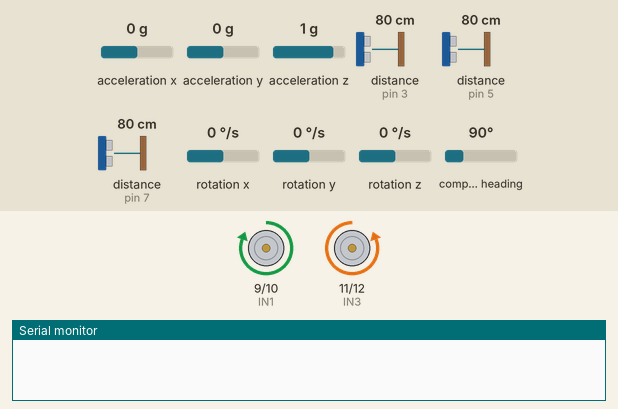
Simulated run of this sketch. Board: Arduino Uno, built with avr-gcc and run on an emulated ATmega328P. Parts: motor-driver pin pairs drawn as motors (green arrow = first pin HIGH = forward, orange = second pin HIGH = backward, longer = more drive, scaled by the enable pin), the last lines printed to the serial monitor. The inputs (shaded band) are chosen by the test bench; at power-on: distance to the obstacle (sensors on pin 3, pin 5, pin 7) 80 cm, compass heading 90°, acceleration x 0 g, acceleration y 0 g, acceleration z 1 g, rotation x 0 °/s, rotation y 0 °/s, rotation z 0 °/s. The echo pulse lasts 58.3 µs per cm.

Above: at 1.2 s.
1.3 s: distance to the obstacle (sensor on pin 3) set to 23 cm
2.8 s: distance to the obstacle (sensor on pin 3) set to 18 cm
At 5.6 s:
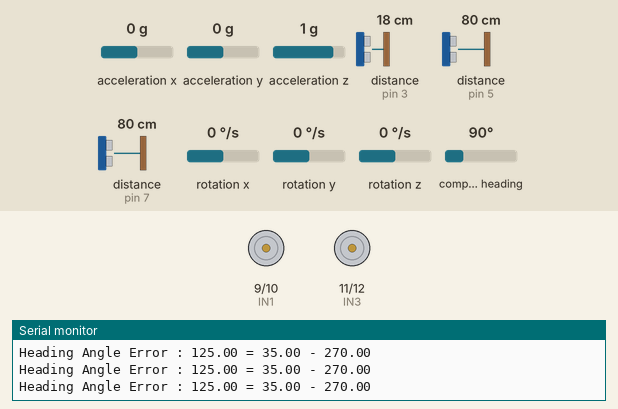
5.8 s: compass heading set to 138°
7.3 s: compass heading set to 151°
Timing chart, 0 to 9.8 s (numbered marks = the images above; inputs shaded):
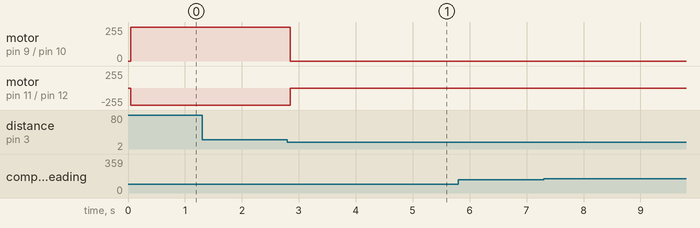

Measured:
- the behaviour switches between 22 and 21 cm on distance to the obstacle (sensor on pin 3) (found by bisection; images 0 and 1)
- after the input at 1.3 s, every drawn part: stays the same
- after the input at 2.8 s, motor on pin 9 (IN1) / pin 10 (IN2): forward 255/255 → stopped after 0.05 s; motor on pin 11 (IN3) / pin 12 (IN4): backward 255/255 → stopped after 0.05 s

The sketch:

maze_imu3.ino
```cpp
////////////////////// PID //////////////////////
double Kp=1.7, Ki=0.0, Kd=0;


///////////////////// Driving //////////////////////
float t_angle[4] = {0, 90, 180, 270};

///////////////////// IMU //////////////////////
#include <Wire.h>
#include <LSM303.h>

#define THRESHOLD_ANGLE1 15
#define THRESHOLD_ANGLE2 7

LSM303 compass;

float heading_angle      = 0.0;
float init_heading_angle = 17.0;   // 초기 방향
float target_heading_angle = 90;
float heading_angle_error = 0.0;  // error 값


//////////////////////////sonar//////////////////////////
#include <NewPing.h>

#define SONAR_NUM 3      // Number of sensors.
#define MAX_DISTANCE 150 // Maximum distance (in cm) to ping.
#define WALL_GAP_DISTANCE      400 //mm 단위
#define WALL_GAP_DISTANCE_HALF 200 //mm 단위
#define MOTOR_PWM_OFFSET 10

#define Front 0
#define Left  1
#define Right 2

#define TRIG1 2
#define ECHO1 3

#define TRIG2 4
#define ECHO2 5

#define TRIG3 6
#define ECHO3 7
NewPing sonar[SONAR_NUM] = {   // Sensor object array.
  NewPing(TRIG1, ECHO1, MAX_DISTANCE), // Each sensor's trigger pin, echo pin, and max distance to ping.
  NewPing(TRIG2, ECHO2, MAX_DISTANCE),
  NewPing(TRIG3, ECHO3, MAX_DISTANCE)


};

float front_sonar1  = 0.0;
float left_sonar1   = 0.0;
float right_sonar1  = 0.0;

float front_sonar2  = 0.0;
float left_sonar2   = 0.0;
float right_sonar2  = 0.0;

float front_sonar3  = 0.0;
float left_sonar3   = 0.0;
float right_sonar3  = 0.0;

float front_sonar  = 0.0;
float left_sonar   = 0.0;
float right_sonar  = 0.0;


/////////////////// L298 ////////////////////
#define ENA 8
#define IN1 9
#define IN2 10
#define IN3 11
#define IN4 12
#define ENB 13

/////////////// Maze Status /////////////////////
int maze_status = 0;

void setup()
{
  // put your setup code here, to run once:

  pinMode (ENA, OUTPUT);
  pinMode (IN1, OUTPUT);
  pinMode (IN2, OUTPUT);

  pinMode (IN3, OUTPUT);
  pinMode (IN4, OUTPUT);
  pinMode (ENB, OUTPUT);


  Serial.begin(115200); // 통신속도를 115200으로 정의함

  Wire.begin();  // IMU initiallize
  compass.init();
  compass.enableDefault();

  /*
    Calibration values; the default values of +/-32767 for each axis
    lead to an assumed magnetometer bias of 0. Use the Calibrate example
    program to determine appropriate values for your particular unit.
  */
  compass.m_min = (LSM303::vector<int16_t>) {-32767, -32767, -32767};
  compass.m_max = (LSM303::vector<int16_t>) {+32767, +32767, +32767};

}

  void motor_R_control(int motor_speed_R) // 모터 A의 속도(speed)제어
  {
    if (motor_speed_R >= 0)
    {
      digitalWrite(IN1, LOW);         //모터의 방향 제어
      digitalWrite(IN2, HIGH);
      if(motor_speed_R>=255) motor_speed_R = 255;
      analogWrite(ENA, motor_speed_R); //모터의 속도 제어
    }
    else
    {
      digitalWrite(IN1, HIGH);
      digitalWrite(IN2, LOW);
      if(motor_speed_R<=-255) motor_speed_R = -255;
      analogWrite(ENA, -motor_speed_R);
    }
  }


  void motor_L_control(int motor_speed_L) // 모터 A의 속도(speed)제어
  {
    if (motor_speed_L >= 0)
    {
      digitalWrite(IN3, LOW);         //모터의 방향 제어
      digitalWrite(IN4, HIGH);
      if(motor_speed_L>=255) motor_speed_L = 255;
      analogWrite(ENB, motor_speed_L); //모터의 속도 제어
    }
    else
    {
      digitalWrite(IN3, HIGH);
      digitalWrite(IN4, LOW);
      if(motor_speed_L<=-255) motor_speed_L = -255;
      analogWrite(ENB, -motor_speed_L);
    }
  }


  void check_maze_status(void)
  {
    if ( (left_sonar >= 0) && (left_sonar <= WALL_GAP_DISTANCE_HALF  ) && (right_sonar >= 0) && (right_sonar <= WALL_GAP_DISTANCE_HALF  ) && (front_sonar >= 0) && (front_sonar <= WALL_GAP_DISTANCE_HALF  ))

    {
      maze_status = 4;
      Serial.println("maze_status = 4");
    }
    else if ( (left_sonar >= 0) && (left_sonar <= WALL_GAP_DISTANCE_HALF  ) && (right_sonar >= 0) && (right_sonar <= WALL_GAP_DISTANCE_HALF  ) && (front_sonar >= WALL_GAP_DISTANCE_HALF  ) )
    {
      maze_status = 1;
      Serial.println("maze_status = 1");
    }
    else if ( (left_sonar >= 0) && (left_sonar <= WALL_GAP_DISTANCE_HALF  ) && (front_sonar >= 0) && (front_sonar <= WALL_GAP_DISTANCE_HALF  ) )
    {
      maze_status = 2;
      Serial.println("maze_status = 2");
    }
    else if ( (right_sonar >= 0) && (right_sonar <= WALL_GAP_DISTANCE_HALF  ) && (front_sonar >= 0) && (front_sonar <= WALL_GAP_DISTANCE_HALF  ) )
    {
      maze_status = 3;
      Serial.println("maze_status = 3");
    }
    else
    {
      maze_status = 0;
      Serial.println("maze_status = 0");
    }
  }


  void wall_collision_avoid(int base_speed)
  {
    float error = 0.0;
    float Kp = 0.26;       //나중에 조정해야 할 것
    int pwm_conrol = 0; // pwm을 0으로 초기화
    int right_pwm = 0;  // 모터속도 0으로 초기화
    int left_pwm = 0;   // 모터속도 0으로 초기화

    error = (right_sonar - left_sonar);
    error = Kp * error;

    if (error >=  40) error =  40;
    if (error <= -40) error = -40;

    right_pwm = base_speed - error;
    left_pwm  = base_speed + error * 1.5 ;

    if (right_pwm <= 0) right_pwm = 0;
    if (left_pwm  <= 0) left_pwm  = 0;

    if (right_pwm >= 120) right_pwm = 120;
    if (left_pwm  >= 120) left_pwm  = 120;
/*
    motor_A_control(HIGH, right_pwm); // 오른쪽 전진
    motor_B_control(HIGH, left_pwm); // 왼쪽 전진
*/
  }

 void imu_rotation(void)
 {
   bool flag = 1; // bool type은 0,1
   while(flag)
   {
      read_imu_sensor();

      if (heading_angle_error > THRESHOLD_ANGLE1) { // 반시계 방향으로 회전
      motor_L_control(-120);
      motor_R_control(120);
    }
    else if ((heading_angle_error >= THRESHOLD_ANGLE2) && (heading_angle_error <= THRESHOLD_ANGLE1)) { // 정지
      motor_L_control(100);
      motor_R_control(-100);
    }
    else if ((heading_angle_error > -THRESHOLD_ANGLE2) && (heading_angle_error < THRESHOLD_ANGLE2)) { // 정지
      motor_L_control(0);
      motor_R_control(0);
      flag = 0;
    }
    else if ((heading_angle_error >= -THRESHOLD_ANGLE1) && (heading_angle_error <= -THRESHOLD_ANGLE2)) { // 정지
      motor_L_control(-100);
      motor_R_control(100);
    }
    else { // heading_angle_error < -THRESHOLD_ANGLE1 // 시계방향으로 회전
      motor_L_control(120);
      motor_R_control(-120);
    }
    Serial.print("Heading Angle Error : ");
    Serial.print(heading_angle_error); //heading_angle error 표시
    Serial.print(" = ");
    Serial.print(target_heading_angle);
    Serial.print(" - ");
    Serial.println(heading_angle); //heading_angle 표시

  }
}

  void read_sonar_sensor(void)
  {
    float front_sonar1 = sonar[Front].ping_cm() * 10;
    float left_sonar1  = sonar[Left].ping_cm() * 10;
    float right_sonar1 = sonar[Right].ping_cm() * 10;

    float front_sonar2 = sonar[Front].ping_cm() * 10;
    float left_sonar2  = sonar[Left].ping_cm() * 10;
    float right_sonar2 = sonar[Right].ping_cm() * 10;

    float front_sonar3 = sonar[Front].ping_cm() * 10;
    float left_sonar3  = sonar[Left].ping_cm() * 10;
    float right_sonar3 = sonar[Right].ping_cm() * 10;

    front_sonar = (front_sonar1 + front_sonar2 + front_sonar3) / 3;
    left_sonar  = (left_sonar1 + left_sonar2 + left_sonar3) / 3;
    right_sonar = (right_sonar1 + right_sonar2 + right_sonar3) / 3;

    if (front_sonar == 0.0) front_sonar = MAX_DISTANCE * 10; // 0.0 출력이 최댓값이므로
    if (left_sonar  == 0.0) left_sonar = MAX_DISTANCE * 10;
    if (right_sonar == 0.0) right_sonar = MAX_DISTANCE * 10;

  }

  void read_imu_sensor(void)
  {
     compass.read();
     float heading1 = compass.heading();
     compass.read();
     float heading2 = compass.heading();
     heading_angle = (heading1 + heading2) / 2;
     heading_angle = 360 - heading_angle; // 회전 좌표계를 반시계 방향으로 할 것
     heading_angle_error = target_heading_angle - heading_angle;

     if(heading_angle_error > 180)
     {
         heading_angle_error = heading_angle_error - 360;
     }
     else if(heading_angle_error < -180)
     {
         heading_angle_error = heading_angle_error + 360;
     }
     else
     {


     }
  }
  void run_heading_angle(void)
  {
     bool flag = 1;
     double Output;

     while(flag)
     {
       read_sonar_sensor();
       read_imu_sensor();
       Output = Kp * heading_angle_error;

       motor_L_control(80 - Output );
       motor_R_control(80 + Output);

       if(front_sonar < 220)
       {
         flag = 0;
         motor_L_control(0);
         motor_R_control(0);
       }
     }

  }

  void loop(){
    // put your main code here, to run repeatedly:


/*
    target_heading_angle = 130;
    imu_rotation();
    delay(2000); // 최종적으로 딜레이는 빼지만 확인하기 위해서 넣는다
    target_heading_angle = 90;
    imu_rotation();
    delay(2000);
    */

    target_heading_angle = 130;
    run_heading_angle();
    delay(2000);
    target_heading_angle = 130 - 95;
    imu_rotation();
    delay(2000);
    run_heading_angle();

    Serial.print("L:"); Serial.print(left_sonar); Serial.print(" ");
    Serial.print("F:"); Serial.print(front_sonar); Serial.print(" ");
    Serial.print("R:"); Serial.println(right_sonar);
    Serial.print("Heading Angle Error : ");
    Serial.print(heading_angle_error); //heading_angle error 표시
    Serial.print(" = ");
    Serial.print(target_heading_angle);
    Serial.print(" - ");
    Serial.println(heading_angle); //heading_angle 표시

    check_maze_status();
  }

  /*
     if(maze_status == 4) // 왼 가 오
    {
      Serial.println("Rotate CCW");
      motor_A_control(HIGH,130); // 오른쪽 전진
      motor_B_control(LOW,130); // 오른쪽 후진
      delay(930);
    }
    else if( maze_status == 1) // 왼 오
    {
      Serial.println("run straight");
      wall_collision_avoid(70);
    }

     else if( maze_status == 2) //왼 가
    {
      Serial.println("Rotate CCW");
      motor_A_control(LOW,100);
      motor_B_control(HIGH,100);
      delay(560);

    }
     else if ( maze_status == 3) //가 오
    {
      Serial.println("Rotate CCW");
      motor_A_control(HIGH,100);
      motor_B_control(LOW,100);
      delay(540);
    }
     else
    {
      Serial.println("Go straight");
      motor_A_control(HIGH, 70);
      motor_B_control(HIGH, 70);
    }
  */
```
